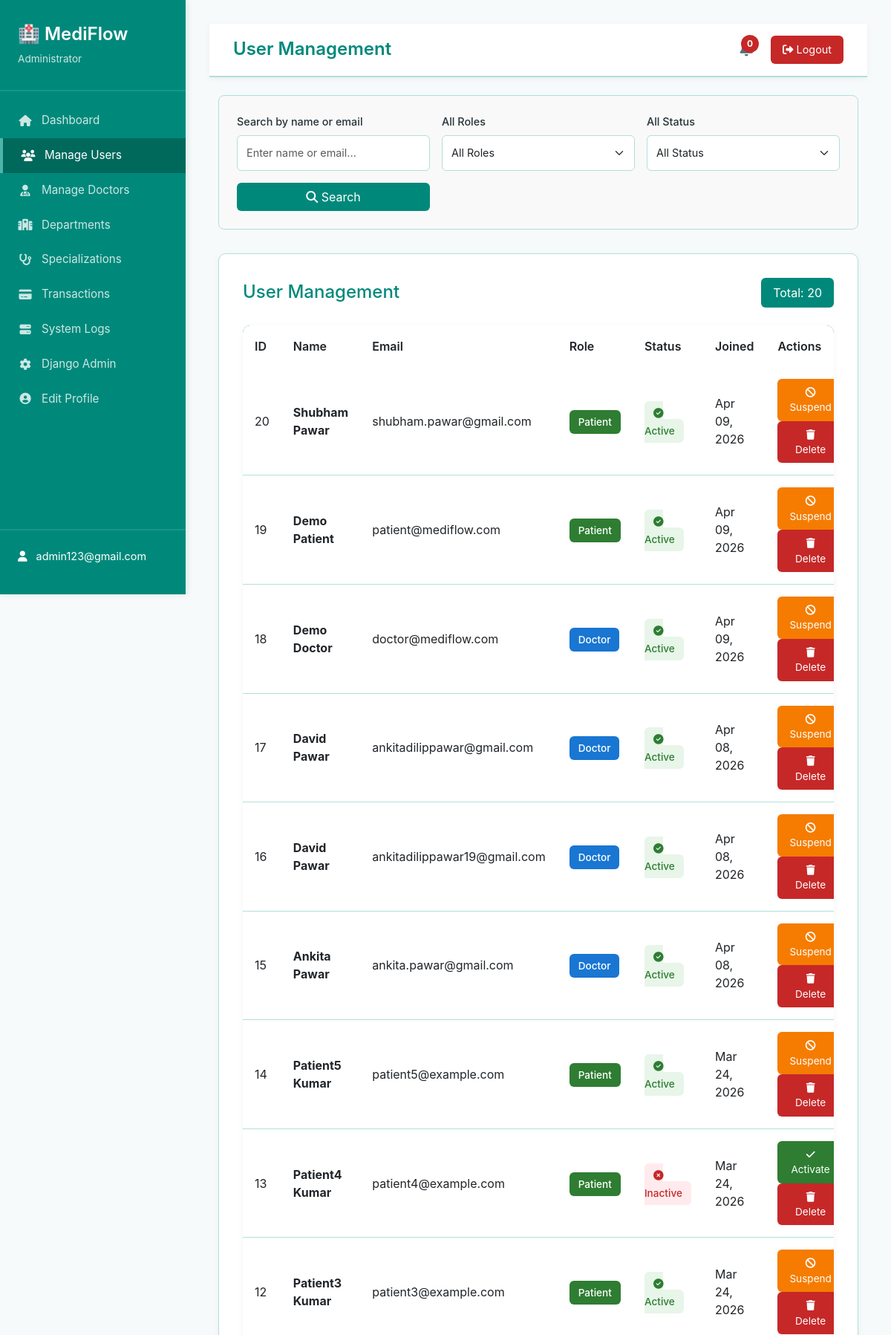
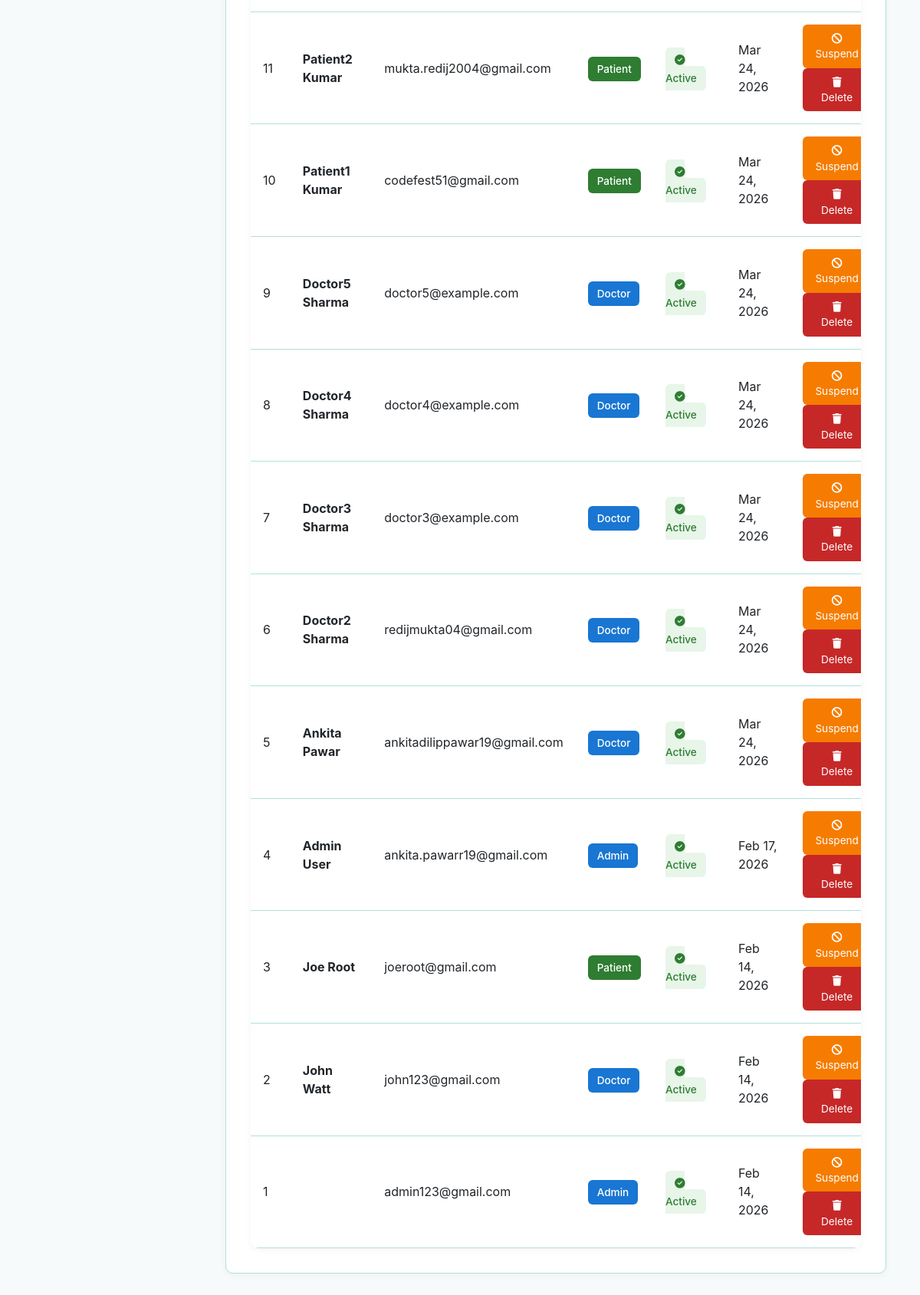
Screenshot of /dashboard/manage-users/ (signed in) with the database file from the repository (2 pictures, top to bottom).
### accounts/models.py (models this page shows, shortened)
class CustomUser(AbstractUser):
    ROLE_CHOICES = (
        ('DOCTOR', 'Doctor'),
        ('PATIENT', 'Patient'),
    )
    role = models.CharField(
        max_length=10,
        choices=ROLE_CHOICES,
        default='PATIENT'
    )
    google_calendar_token = models.JSONField(
        null=True,
        blank=True,
        help_text="OAuth token for Google Calendar"
    )
    is_2fa_enabled = models.BooleanField(
        default=False,
        help_text="Whether two-factor authentication is enabled"
    )
    class Meta:
        db_table = 'accounts_customuser'
        verbose_name = 'User'
        verbose_name_plural = 'Users'

### admin_management/views.py (the view)
# urls.py: path('manage-users/', views.manage_users, name='manage_users'),
@login_required
@user_passes_test(is_admin)
def manage_users(request):
    users = CustomUser.objects.all()
    search_query = request.GET.get('search', '')
    if search_query:
        users = users.filter(
            Q(first_name__icontains=search_query) |
            Q(last_name__icontains=search_query) |
            Q(email__icontains=search_query)
        )
    role_filter = request.GET.get('role', '')
    if role_filter:
        users = users.filter(role=role_filter.upper())
    status_filter = request.GET.get('status', '')
    if status_filter == 'active':
        users = users.filter(is_active=True)
    elif status_filter == 'inactive':
        users = users.filter(is_active=False)
    sort_by = request.GET.get('sort', '-date_joined')
    users = users.order_by(sort_by)
    users = users[:100]  # Limit to 100 for demo
    context = {
        'users': users,
        'search_query': search_query,
        'role_filter': role_filter,
        'status_filter': status_filter,
        'total_count': CustomUser.objects.count(),
    }
    return render(request, 'admin_management/manage_users.html', context)

### admin_management/views.py (called while the page is built)
def is_admin(user):
    return user.is_staff or user.role == 'ADMIN'

### templates/admin_management/manage_users.html (shortened to what this page needs)
{% extends 'admin_management/base_admin.html' %}
{% block page_title %}User Management{% endblock %}
{% block content %}
<div class="container-fluid mt-4">
    <div class="filter-section">
        <form method="get" class="filter-row" style="display: grid; grid-template-columns: repeat(auto-fit, minmax(200px, 1fr)); gap: 1rem; align-items: end;">
            <div class="filter-group">
                <label for="search">Search by name or email</label>
                <input type="text" id="search" name="search" class="form-control" placeholder="Enter name or email..." value="{{ search_query }}">
            </div>
            <div class="filter-group">
                <label for="role">All Roles</label>
                <select id="role" name="role" class="form-select">
                    <option value="">All Roles</option>
                </select>
            </div>
            <div class="filter-group">
                <label for="status">All Status</label>
                <select id="status" name="status" class="form-select">
                    <option value="">All Status</option>
                </select>
            </div>
            <div class="filter-group">
                <button type="submit" class="btn btn-view" style="width: 100%;">
                    <i class="fas fa-search"></i> Search
                </button>
            </div>
        </form>
    </div>
    <div class="admin-card">
        <div style="display: flex; justify-content: space-between; align-items: center; margin-bottom: 1.5rem;">
            <h2 style="margin: 0;">User Management</h2>
            <span style="background: #00897B; color: white; padding: 0.5rem 1rem; border-radius: 6px;">
                Total: {{ total_count }}
            </span>
        </div>
        <div class="table-admin">
            <table class="table table-hover mb-0">
                <thead>
                    <tr>
                        <th>ID</th>
                        <th>Name</th>
                        <th>Email</th>
                        <th>Role</th>
                        <th>Status</th>
                        <th>Joined</th>
                        <th>Actions</th>
                    </tr>
                </thead>
                <tbody>
                    {% for user in users %}
                    <tr>
                        <td>{{ user.id }}</td>
                        <td><strong>{{ user.get_full_name }}</strong></td>
                        <td>{{ user.email }}</td>
                        <td>
                            {% if user.role == 'DOCTOR' %}
                            <span class="badge-status badge-doctor">Doctor</span>
                            {% elif user.role == 'PATIENT' %}
                            <span class="badge-status badge-patient">Patient</span>
                            {% else %}
                            <span class="badge-status" style="background: #1976D2; color: white;">Admin</span>
                            {% endif %}
                        </td>
                        <td>
                            {% if user.is_active %}
                            <span class="badge-status badge-active">
                                <i class="fas fa-check-circle"></i> Active
                            </span>
                            {% else %}
                            <span class="badge-status badge-inactive">
                                <i class="fas fa-times-circle"></i> Inactive
                            </span>
                            {% endif %}
                        </td>
                        <td>{{ user.date_joined|date:"M d, Y" }}</td>
                        <td>
                            <div class="action-dropdown">
                                {% if user.is_active %}
                                <form method="post" action="{% url 'admin_management:user_action' user.id 'suspend' %}" style="display: inline;">
                                    <button type="submit" class="btn btn-admin btn-suspend"
                                            onclick="return confirm('Suspend this user?');" title="Suspend">
                                        <i class="fas fa-ban"></i> Suspend
                                    </button>
                                </form>
                                {% else %}
                                <form method="post" action="{% url 'admin_management:user_action' user.id 'activate' %}" style="display: inline;">
                                    <button type="submit" class="btn btn-admin btn-approve" title="Activate">
                                        <i class="fas fa-check"></i> Activate
                                    </button>
                                </form>
                                {% endif %}
                                <form method="post" action="{% url 'admin_management:user_action' user.id 'delete' %}" style="display: inline;">
                                    <button type="submit" class="btn btn-admin btn-delete"
                                            onclick="return confirm('Are you sure? This action cannot be undone.');" title="Delete">
                                        <i class="fas fa-trash"></i> Delete
                                    </button>
                                </form>
                            </div>
                        </td>
                    </tr>
                    {% endfor %}
                </tbody>
            </table>
        </div>
    </div>
</div>
{% endblock %}

### templates/admin_management/base_admin.html (shortened to what this page needs)
<!DOCTYPE html>
<html lang="en">
<head>
    <link href="https://cdn.jsdelivr.net/npm/bootstrap@5.3.0/dist/css/bootstrap.min.css" rel="stylesheet">
    <link rel="stylesheet" href="https://cdnjs.cloudflare.com/ajax/libs/font-awesome/6.4.0/css/all.min.css">
</head>
<body>
    <div class="sidebar">
        <div class="sidebar-header">
            <h2>🏥 MediFlow</h2>
            <p>Administrator</p>
        </div>
        <ul class="sidebar-menu">
            <li><a href="{% url 'admin_management:dashboard' %}" class="{% if request.resolver_match.url_name == 'dashboard' %}active{% endif %}">
                <i class="fas fa-home"></i> Dashboard
            </a></li>
            <li><a href="{% url 'admin_management:manage_users' %}" class="{% if request.resolver_match.url_name == 'manage_users' %}active{% endif %}">
                <i class="fas fa-users"></i> Manage Users
            </a></li>
            <li><a href="{% url 'admin_management:manage_doctors' %}" class="{% if request.resolver_match.url_name == 'manage_doctors' %}active{% endif %}">
                <i class="fas fa-user-md"></i> Manage Doctors
            </a></li>
            <li><a href="{% url 'admin_management:departments' %}" class="{% if request.resolver_match.url_name == 'departments' %}active{% endif %}">
                <i class="fas fa-hospital"></i> Departments
            </a></li>
            <li><a href="{% url 'admin_management:specializations' %}" class="{% if request.resolver_match.url_name == 'specializations' %}active{% endif %}">
                <i class="fas fa-stethoscope"></i> Specializations
            </a></li>
            <li><a href="{% url 'admin_management:transactions' %}" class="{% if request.resolver_match.url_name == 'transactions' %}active{% endif %}">
                <i class="fas fa-credit-card"></i> Transactions
            </a></li>
            <li><a href="{% url 'admin_management:system_logs' %}" class="{% if request.resolver_match.url_name == 'system_logs' %}active{% endif %}">
                <i class="fas fa-server"></i> System Logs
            </a></li>
            <li><a href="/admin/">
                <i class="fas fa-cog"></i> Django Admin
            </a></li>
            <li><a href="{% url 'admin_management:edit_profile' %}" class="{% if request.resolver_match.url_name == 'edit_profile' %}active{% endif %}">
                <i class="fas fa-user-circle"></i> Edit Profile
            </a></li>
        </ul>
        <div class="sidebar-footer">
            <div class="user-info">
                <i class="fas fa-user"></i>
                <span>{{ request.user.email }}</span>
            </div>
        </div>
    </div>
    <div class="main-content">
        <div class="navbar-admin">
            <h1>{% block page_title %}Dashboard{% endblock %}</h1>
            <div class="navbar-actions">
                <div class="notification-badge">
                    <span class="badge-number">0</span>
                </div>
                <form method="post" action="{% url 'logout' %}" style="margin: 0;" onsubmit="return confirm('Are you sure you want to logout?');">
                    <button type="submit" class="logout-btn">
                        <i class="fas fa-sign-out-alt"></i> Logout
                    </button>
                </form>
            </div>
        </div>
        {% block content %}{% endblock %}
    </div>
</body>
</html>

### templates/admin_management/base_admin.html (style rules this page uses)
:root { --primary-teal: #00897B; --secondary-teal: #00695C; --accent-teal: #4DB6AC; --background: #F7FAFA; --card-bg: #FFFFFF; --text-color: #263238; --text-light: #546E7A; --success: #2E7D32; --danger: #C62828; --warning: #F57C00; --border-color: #B2DFDB; }
* { margin: 0; padding: 0; box-sizing: border-box; }
body { font-family: -apple-system, BlinkMacSystemFont, 'Segoe UI', Roboto, sans-serif; background-color: var(--background); color: var(--text-color); }
.sidebar { background: var(--primary-teal); color: white; height: 100vh; position: fixed; left: 0; top: 0; width: 250px; overflow-y: auto; box-shadow: 2px 0 8px rgba(0, 137, 123, 0.15); }
.sidebar-header { padding: 2rem 1.5rem; border-bottom: 2px solid rgba(255, 255, 255, 0.1); }
.sidebar-header h2 { font-size: 1.5rem; margin: 0; font-weight: 600; }
.sidebar-header p { font-size: 0.85rem; opacity: 0.8; margin: 0.5rem 0 0 0; }
.sidebar-menu { list-style: none; padding: 1rem 0; }
.sidebar-menu li { margin: 0; }
.sidebar-menu a { display: flex; align-items: center; gap: 0.75rem; padding: 0.75rem 1.5rem; color: rgba(255, 255, 255, 0.8); text-decoration: none; transition: all 0.2s; font-size: 0.95rem; }
.sidebar-menu a.active { background: var(--secondary-teal); color: white; border-left: 4px solid var(--accent-teal); }
.sidebar-menu i { width: 20px; text-align: center; }
.sidebar-footer { position: absolute; bottom: 0; width: 100%; padding: 1.5rem; border-top: 2px solid rgba(255, 255, 255, 0.1); }
.user-info { display: flex; align-items: center; gap: 0.75rem; margin-bottom: 1rem; font-size: 0.9rem; }
.main-content { margin-left: 250px; padding: 2rem; }
.navbar-admin { background: white; border-bottom: 2px solid var(--border-color); box-shadow: 0 2px 8px rgba(0, 0, 0, 0.05); padding: 1rem 2rem; display: flex; justify-content: space-between; align-items: center; position: sticky; top: 0; z-index: 100; }
.navbar-admin h1 { font-size: 1.5rem; color: var(--primary-teal); margin: 0; font-weight: 600; }
.navbar-actions { display: flex; align-items: center; gap: 1.5rem; }
.notification-badge { position: relative; display: inline-block; }
.badge-number { position: absolute; top: -8px; right: -8px; background: var(--danger); color: white; border-radius: 50%; width: 24px; height: 24px; display: flex; align-items: center; justify-content: center; font-size: 0.75rem; font-weight: bold; }
.logout-btn { background: var(--danger); color: white; border: none; padding: 0.5rem 1rem; border-radius: 6px; cursor: pointer; font-size: 0.9rem; transition: background 0.2s; }
.admin-card { background: var(--card-bg); border-radius: 10px; box-shadow: 0 2px 8px rgba(0, 0, 0, 0.05); padding: 2rem; margin-bottom: 2rem; border: 1px solid var(--border-color); }
.admin-card h2 { color: var(--primary-teal); margin-bottom: 1.5rem; font-size: 1.5rem; }
.table-admin { background: var(--card-bg); border-radius: 10px; overflow: hidden; box-shadow: 0 2px 8px rgba(0, 0, 0, 0.05); }
.table-admin thead { background: var(--primary-teal); color: white; }
.table-admin thead th { border: none; padding: 1rem; font-weight: 600; }
.table-admin tbody td { padding: 1rem; border-color: var(--border-color); vertical-align: middle; }
.badge-status { padding: 0.5rem 0.75rem; border-radius: 6px; font-size: 0.85rem; font-weight: 500; }
.badge-active { background: #E8F5E9; color: var(--success); }
.badge-inactive { background: #FFEBEE; color: var(--danger); }
.btn-admin { padding: 0.5rem 1rem; border-radius: 6px; border: none; cursor: pointer; font-size: 0.85rem; transition: all 0.2s; text-decoration: none; display: inline-block; }
.btn-approve { background: var(--success); color: white; }
.btn-suspend { background: var(--warning); color: white; }
.btn-delete { background: var(--danger); color: white; }
.btn-view { background: var(--primary-teal); color: white; }
.filter-section { background: #f9f9f9; padding: 1.5rem; border-radius: 8px; margin-bottom: 2rem; border: 1px solid var(--border-color); }
.filter-row { display: grid; grid-template-columns: repeat(auto-fit, minmax(250px, 1fr)); gap: 1rem; align-items: end; }
.filter-group { display: flex; flex-direction: column; }
.filter-group label { font-size: 0.9rem; font-weight: 500; margin-bottom: 0.5rem; color: var(--text-color); }
.filter-group input, .filter-group select { padding: 0.75rem; border: 1px solid var(--border-color); border-radius: 6px; font-size: 0.9rem; }

### rows the page displays
CustomUser: user.email "admin123@gmail.com", id "1", email "admin123@gmail.com", role "Admin", is_active True (drawn), date_joined "Feb 14, 2026"
CustomUser: id "20", get_full_name "Shubham Pawar", email "shubham.pawar@gmail.com", role "Patient", is_active True (drawn), date_joined "Apr 09, 2026"
CustomUser: id "19", get_full_name "Demo Patient", email "patient@mediflow.com", role "Patient", is_active True (drawn), date_joined "Apr 09, 2026"
CustomUser: id "18", get_full_name "Demo Doctor", email "doctor@mediflow.com", role "Doctor", is_active True (drawn), date_joined "Apr 09, 2026"
CustomUser: id "17", get_full_name "David Pawar", email "ankitadilippawar@gmail.com", role "Doctor", is_active True (drawn), date_joined "Apr 08, 2026"
CustomUser: id "16", get_full_name "David Pawar", email "ankitadilippawar19@gmail.com", role "Doctor", is_active True (drawn), date_joined "Apr 08, 2026"
CustomUser: id "15", get_full_name "Ankita Pawar", email "ankita.pawar@gmail.com", role "Doctor", is_active True (drawn), date_joined "Apr 08, 2026"
CustomUser: id "14", get_full_name "Patient5 Kumar", email "patient5@example.com", role "Patient", is_active True (drawn), date_joined "Mar 24, 2026"
CustomUser: id "13", get_full_name "Patient4 Kumar", email "patient4@example.com", role "Patient", is_active False (drawn), date_joined "Mar 24, 2026"
CustomUser: id "12", get_full_name "Patient3 Kumar", email "patient3@example.com", role "Patient", is_active True (drawn), date_joined "Mar 24, 2026"
CustomUser: id "11", get_full_name "Patient2 Kumar", email "mukta.redij2004@gmail.com", role "Patient", is_active True (drawn), date_joined "Mar 24, 2026"
CustomUser: id "10", get_full_name "Patient1 Kumar", email "codefest51@gmail.com", role "Patient", is_active True (drawn), date_joined "Mar 24, 2026"
CustomUser: id "9", get_full_name "Doctor5 Sharma", email "doctor5@example.com", role "Doctor", is_active True (drawn), date_joined "Mar 24, 2026"
CustomUser: id "8", get_full_name "Doctor4 Sharma", email "doctor4@example.com", role "Doctor", is_active True (drawn), date_joined "Mar 24, 2026"
CustomUser: id "7", get_full_name "Doctor3 Sharma", email "doctor3@example.com", role "Doctor", is_active True (drawn), date_joined "Mar 24, 2026"
CustomUser: id "6", get_full_name "Doctor2 Sharma", email "redijmukta04@gmail.com", role "Doctor", is_active True (drawn), date_joined "Mar 24, 2026"
CustomUser: id "5", get_full_name "Ankita Pawar", email "ankitadilippawar19@gmail.com", role "Doctor", is_active True (drawn), date_joined "Mar 24, 2026"
CustomUser: id "4", get_full_name "Admin User", email "ankita.pawarr19@gmail.com", role "Admin", is_active True (drawn), date_joined "Feb 17, 2026"
CustomUser: id "3", get_full_name "Joe Root", email "joeroot@gmail.com", role "Patient", is_active True (drawn), date_joined "Feb 14, 2026"
CustomUser: id "2", get_full_name "John Watt", email "john123@gmail.com", role "Doctor", is_active True (drawn), date_joined "Feb 14, 2026"

### other values shown
{{ total_count }} "20"
